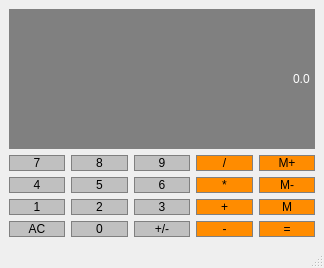
<?xml version="1.0" encoding="UTF-8"?>
<ui version="4.0">
 <class>Calculator</class>
 <widget class="QMainWindow" name="Calculator">
  <property name="geometry">
   <rect>
    <x>0</x>
    <y>0</y>
    <width>324</width>
    <height>268</height>
   </rect>
  </property>
  <property name="windowTitle">
   <string>Calculator</string>
  </property>
  <widget class="QWidget" name="centralwidget">
   <layout class="QGridLayout" name="gridLayout">
    <item row="2" column="1">
     <widget class="QPushButton" name="Button5">
      <property name="sizePolicy">
       <sizepolicy hsizetype="Preferred" vsizetype="Preferred">
        <horstretch>0</horstretch>
        <verstretch>0</verstretch>
       </sizepolicy>
      </property>
      <property name="styleSheet">
       <string notr="true">QPushButton{
	background-color: #C0C0C0;
	border: 1px solid gray;
	pedding: 5px
}

QPushButton:pressed{
	background-color: #A9A9A9;
	border: 1px solid gray;
	pedding: 5px
}
	</string>
      </property>
      <property name="text">
       <string>5</string>
      </property>
      <property name="default">
       <bool>true</bool>
      </property>
     </widget>
    </item>
    <item row="3" column="0">
     <widget class="QPushButton" name="Button1">
      <property name="sizePolicy">
       <sizepolicy hsizetype="Preferred" vsizetype="Preferred">
        <horstretch>0</horstretch>
        <verstretch>0</verstretch>
       </sizepolicy>
      </property>
      <property name="styleSheet">
       <string notr="true">QPushButton{
	background-color: #C0C0C0;
	border: 1px solid gray;
	pedding: 5px
}

QPushButton:pressed{
	background-color: #A9A9A9;
	border: 1px solid gray;
	pedding: 5px
}
	</string>
      </property>
      <property name="text">
       <string>1</string>
      </property>
      <property name="default">
       <bool>true</bool>
      </property>
     </widget>
    </item>
    <item row="2" column="3">
     <widget class="QPushButton" name="Multiply">
      <property name="sizePolicy">
       <sizepolicy hsizetype="Preferred" vsizetype="Preferred">
        <horstretch>0</horstretch>
        <verstretch>0</verstretch>
       </sizepolicy>
      </property>
      <property name="styleSheet">
       <string notr="true">QPushButton{
	background-color: #FF8C00;
	border: 1px solid gray;
	pedding: 5px
}

QPushButton:pressed{
	background-color: #A9A9A9;
	border: 1px solid gray;
	pedding: 5px
}
	</string>
      </property>
      <property name="text">
       <string>*</string>
      </property>
      <property name="default">
       <bool>true</bool>
      </property>
     </widget>
    </item>
    <item row="1" column="0">
     <widget class="QPushButton" name="Button7">
      <property name="sizePolicy">
       <sizepolicy hsizetype="Preferred" vsizetype="Preferred">
        <horstretch>0</horstretch>
        <verstretch>0</verstretch>
       </sizepolicy>
      </property>
      <property name="styleSheet">
       <string notr="true">QPushButton{
	background-color: #C0C0C0;
	border: 1px solid gray;
	pedding: 5px
}

QPushButton:pressed{
	background-color: #A9A9A9;
	border: 1px solid gray;
	pedding: 5px
}
	</string>
      </property>
      <property name="text">
       <string>7</string>
      </property>
      <property name="default">
       <bool>true</bool>
      </property>
     </widget>
    </item>
    <item row="1" column="2">
     <widget class="QPushButton" name="Button9">
      <property name="sizePolicy">
       <sizepolicy hsizetype="Preferred" vsizetype="Preferred">
        <horstretch>0</horstretch>
        <verstretch>0</verstretch>
       </sizepolicy>
      </property>
      <property name="styleSheet">
       <string notr="true">QPushButton{
	background-color: #C0C0C0;
	border: 1px solid gray;
	pedding: 5px
}

QPushButton:pressed{
	background-color: #A9A9A9;
	border: 1px solid gray;
	pedding: 5px
}
	</string>
      </property>
      <property name="text">
       <string>9</string>
      </property>
      <property name="default">
       <bool>true</bool>
      </property>
     </widget>
    </item>
    <item row="1" column="4">
     <widget class="QPushButton" name="MemAdd">
      <property name="sizePolicy">
       <sizepolicy hsizetype="Preferred" vsizetype="Preferred">
        <horstretch>0</horstretch>
        <verstretch>0</verstretch>
       </sizepolicy>
      </property>
      <property name="styleSheet">
       <string notr="true">QPushButton{
	background-color: #FF8C00;
	border: 1px solid gray;
	pedding: 5px
}

QPushButton:pressed{
	background-color: #A9A9A9;
	border: 1px solid gray;
	pedding: 5px
}
	</string>
      </property>
      <property name="text">
       <string>M+</string>
      </property>
      <property name="default">
       <bool>true</bool>
      </property>
     </widget>
    </item>
    <item row="2" column="2">
     <widget class="QPushButton" name="Button6">
      <property name="sizePolicy">
       <sizepolicy hsizetype="Preferred" vsizetype="Preferred">
        <horstretch>0</horstretch>
        <verstretch>0</verstretch>
       </sizepolicy>
      </property>
      <property name="styleSheet">
       <string notr="true">QPushButton{
	background-color: #C0C0C0;
	border: 1px solid gray;
	pedding: 5px
}

QPushButton:pressed{
	background-color: #A9A9A9;
	border: 1px solid gray;
	pedding: 5px
}
	</string>
      </property>
      <property name="text">
       <string>6</string>
      </property>
      <property name="default">
       <bool>true</bool>
      </property>
     </widget>
    </item>
    <item row="1" column="1">
     <widget class="QPushButton" name="Button8">
      <property name="sizePolicy">
       <sizepolicy hsizetype="Preferred" vsizetype="Preferred">
        <horstretch>0</horstretch>
        <verstretch>0</verstretch>
       </sizepolicy>
      </property>
      <property name="styleSheet">
       <string notr="true">QPushButton{
	background-color: #C0C0C0;
	border: 1px solid gray;
	pedding: 5px
}

QPushButton:pressed{
	background-color: #A9A9A9;
	border: 1px solid gray;
	pedding: 5px
}
	</string>
      </property>
      <property name="text">
       <string>8</string>
      </property>
      <property name="default">
       <bool>true</bool>
      </property>
     </widget>
    </item>
    <item row="2" column="0">
     <widget class="QPushButton" name="Button4">
      <property name="sizePolicy">
       <sizepolicy hsizetype="Preferred" vsizetype="Preferred">
        <horstretch>0</horstretch>
        <verstretch>0</verstretch>
       </sizepolicy>
      </property>
      <property name="styleSheet">
       <string notr="true">QPushButton{
	background-color: #C0C0C0;
	border: 1px solid gray;
	pedding: 5px
}

QPushButton:pressed{
	background-color: #A9A9A9;
	border: 1px solid gray;
	pedding: 5px
}
	</string>
      </property>
      <property name="text">
       <string>4</string>
      </property>
      <property name="default">
       <bool>true</bool>
      </property>
     </widget>
    </item>
    <item row="2" column="4">
     <widget class="QPushButton" name="MemClear">
      <property name="sizePolicy">
       <sizepolicy hsizetype="Preferred" vsizetype="Preferred">
        <horstretch>0</horstretch>
        <verstretch>0</verstretch>
       </sizepolicy>
      </property>
      <property name="styleSheet">
       <string notr="true">QPushButton{
	background-color: #FF8C00;
	border: 1px solid gray;
	pedding: 5px
}

QPushButton:pressed{
	background-color: #A9A9A9;
	border: 1px solid gray;
	pedding: 5px
}
	</string>
      </property>
      <property name="text">
       <string>M-</string>
      </property>
      <property name="default">
       <bool>true</bool>
      </property>
     </widget>
    </item>
    <item row="1" column="3">
     <widget class="QPushButton" name="Divide">
      <property name="sizePolicy">
       <sizepolicy hsizetype="Preferred" vsizetype="Preferred">
        <horstretch>0</horstretch>
        <verstretch>0</verstretch>
       </sizepolicy>
      </property>
      <property name="styleSheet">
       <string notr="true">QPushButton{
	background-color: #FF8C00;
	border: 1px solid gray;
	pedding: 5px
}

QPushButton:pressed{
	background-color: #A9A9A9;
	border: 1px solid gray;
	pedding: 5px
}
	</string>
      </property>
      <property name="text">
       <string>/</string>
      </property>
      <property name="default">
       <bool>true</bool>
      </property>
     </widget>
    </item>
    <item row="4" column="0">
     <widget class="QPushButton" name="Clear">
      <property name="sizePolicy">
       <sizepolicy hsizetype="Preferred" vsizetype="Preferred">
        <horstretch>0</horstretch>
        <verstretch>0</verstretch>
       </sizepolicy>
      </property>
      <property name="styleSheet">
       <string notr="true">QPushButton{
	background-color: #C0C0C0;
	border: 1px solid gray;
	pedding: 5px
}

QPushButton:pressed{
	background-color: #A9A9A9;
	border: 1px solid gray;
	pedding: 5px
}
	</string>
      </property>
      <property name="text">
       <string>AC</string>
      </property>
      <property name="default">
       <bool>true</bool>
      </property>
     </widget>
    </item>
    <item row="3" column="1">
     <widget class="QPushButton" name="Button2">
      <property name="sizePolicy">
       <sizepolicy hsizetype="Preferred" vsizetype="Preferred">
        <horstretch>0</horstretch>
        <verstretch>0</verstretch>
       </sizepolicy>
      </property>
      <property name="styleSheet">
       <string notr="true">QPushButton{
	background-color: #C0C0C0;
	border: 1px solid gray;
	pedding: 5px
}

QPushButton:pressed{
	background-color: #A9A9A9;
	border: 1px solid gray;
	pedding: 5px
}
	</string>
      </property>
      <property name="text">
       <string>2</string>
      </property>
      <property name="default">
       <bool>true</bool>
      </property>
     </widget>
    </item>
    <item row="4" column="1">
     <widget class="QPushButton" name="Button0">
      <property name="sizePolicy">
       <sizepolicy hsizetype="Preferred" vsizetype="Preferred">
        <horstretch>0</horstretch>
        <verstretch>0</verstretch>
       </sizepolicy>
      </property>
      <property name="styleSheet">
       <string notr="true">QPushButton{
	background-color: #C0C0C0;
	border: 1px solid gray;
	pedding: 5px
}

QPushButton:pressed{
	background-color: #A9A9A9;
	border: 1px solid gray;
	pedding: 5px
}
	</string>
      </property>
      <property name="text">
       <string>0</string>
      </property>
      <property name="default">
       <bool>true</bool>
      </property>
     </widget>
    </item>
    <item row="3" column="2">
     <widget class="QPushButton" name="Button3">
      <property name="sizePolicy">
       <sizepolicy hsizetype="Preferred" vsizetype="Preferred">
        <horstretch>0</horstretch>
        <verstretch>0</verstretch>
       </sizepolicy>
      </property>
      <property name="styleSheet">
       <string notr="true">QPushButton{
	background-color: #C0C0C0;
	border: 1px solid gray;
	pedding: 5px
}

QPushButton:pressed{
	background-color: #A9A9A9;
	border: 1px solid gray;
	pedding: 5px
}
	</string>
      </property>
      <property name="text">
       <string>3</string>
      </property>
      <property name="default">
       <bool>true</bool>
      </property>
     </widget>
    </item>
    <item row="4" column="2">
     <widget class="QPushButton" name="ChangeSign">
      <property name="sizePolicy">
       <sizepolicy hsizetype="Preferred" vsizetype="Preferred">
        <horstretch>0</horstretch>
        <verstretch>0</verstretch>
       </sizepolicy>
      </property>
      <property name="styleSheet">
       <string notr="true">QPushButton{
	background-color: #C0C0C0;
	border: 1px solid gray;
	pedding: 5px
}

QPushButton:pressed{
	background-color: #A9A9A9;
	border: 1px solid gray;
	pedding: 5px
}
	</string>
      </property>
      <property name="text">
       <string>+/-</string>
      </property>
      <property name="default">
       <bool>true</bool>
      </property>
     </widget>
    </item>
    <item row="3" column="3">
     <widget class="QPushButton" name="Add">
      <property name="sizePolicy">
       <sizepolicy hsizetype="Preferred" vsizetype="Preferred">
        <horstretch>0</horstretch>
        <verstretch>0</verstretch>
       </sizepolicy>
      </property>
      <property name="styleSheet">
       <string notr="true">QPushButton{
	background-color: #FF8C00;
	border: 1px solid gray;
	pedding: 5px
}

QPushButton:pressed{
	background-color: #A9A9A9;
	border: 1px solid gray;
	pedding: 5px
}
	</string>
      </property>
      <property name="text">
       <string>+</string>
      </property>
      <property name="default">
       <bool>true</bool>
      </property>
     </widget>
    </item>
    <item row="4" column="3">
     <widget class="QPushButton" name="Subtract">
      <property name="sizePolicy">
       <sizepolicy hsizetype="Preferred" vsizetype="Preferred">
        <horstretch>0</horstretch>
        <verstretch>0</verstretch>
       </sizepolicy>
      </property>
      <property name="styleSheet">
       <string notr="true">QPushButton{
	background-color: #FF8C00;
	border: 1px solid gray;
	pedding: 5px
}

QPushButton:pressed{
	background-color: #A9A9A9;
	border: 1px solid gray;
	pedding: 5px
}
	</string>
      </property>
      <property name="text">
       <string>-</string>
      </property>
      <property name="default">
       <bool>true</bool>
      </property>
     </widget>
    </item>
    <item row="3" column="4">
     <widget class="QPushButton" name="MemGet">
      <property name="sizePolicy">
       <sizepolicy hsizetype="Preferred" vsizetype="Preferred">
        <horstretch>0</horstretch>
        <verstretch>0</verstretch>
       </sizepolicy>
      </property>
      <property name="styleSheet">
       <string notr="true">QPushButton{
	background-color: #FF8C00;
	border: 1px solid gray;
	pedding: 5px
}

QPushButton:pressed{
	background-color: #A9A9A9;
	border: 1px solid gray;
	pedding: 5px
}
	</string>
      </property>
      <property name="text">
       <string>M</string>
      </property>
      <property name="default">
       <bool>true</bool>
      </property>
     </widget>
    </item>
    <item row="4" column="4">
     <widget class="QPushButton" name="Equals">
      <property name="sizePolicy">
       <sizepolicy hsizetype="Preferred" vsizetype="Preferred">
        <horstretch>0</horstretch>
        <verstretch>0</verstretch>
       </sizepolicy>
      </property>
      <property name="styleSheet">
       <string notr="true">QPushButton{
	background-color: #FF8C00;
	border: 1px solid gray;
	pedding: 5px
}

QPushButton:pressed{
	background-color: #A9A9A9;
	border: 1px solid gray;
	pedding: 5px
}
	</string>
      </property>
      <property name="text">
       <string>=</string>
      </property>
      <property name="default">
       <bool>true</bool>
      </property>
     </widget>
    </item>
    <item row="0" column="0" colspan="5">
     <widget class="QLineEdit" name="Display">
      <property name="sizePolicy">
       <sizepolicy hsizetype="Preferred" vsizetype="Expanding">
        <horstretch>0</horstretch>
        <verstretch>0</verstretch>
       </sizepolicy>
      </property>
      <property name="styleSheet">
       <string notr="true">QLineEdit{
	background-color: gray;
	border: 1px solid gray;
	color: #ffffff
}</string>
      </property>
      <property name="text">
       <string>0.0</string>
      </property>
      <property name="alignment">
       <set>Qt::AlignRight|Qt::AlignTrailing|Qt::AlignVCenter</set>
      </property>
     </widget>
    </item>
   </layout>
  </widget>
  <widget class="QMenuBar" name="menubar">
   <property name="geometry">
    <rect>
     <x>0</x>
     <y>0</y>
     <width>324</width>
     <height>22</height>
    </rect>
   </property>
  </widget>
  <widget class="QStatusBar" name="statusbar"/>
 </widget>
 <resources/>
 <connections/>
</ui>
